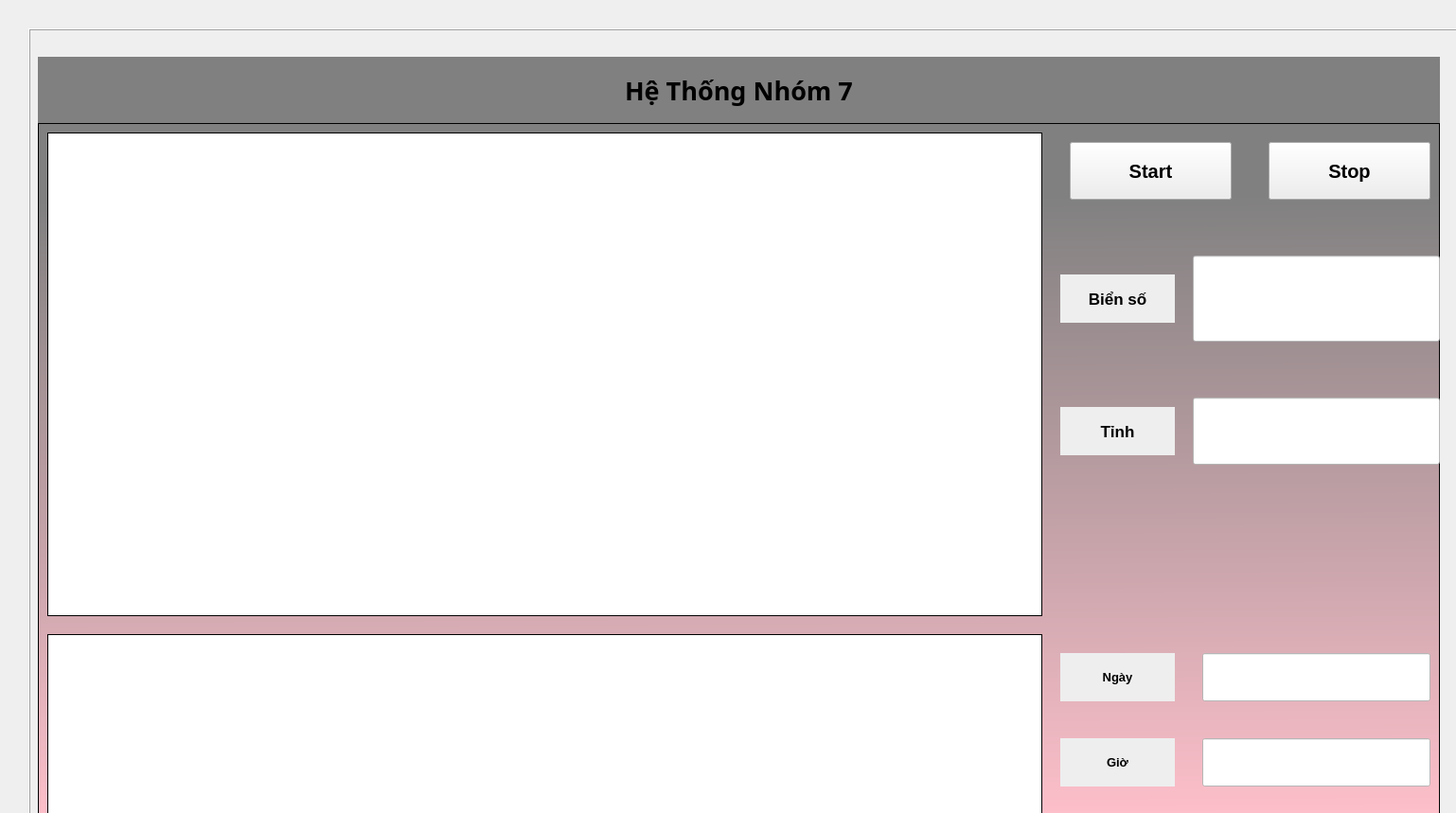
<?xml version="1.0" encoding="UTF-8"?>
<ui version="4.0">
 <class>Frame</class>
 <widget class="QFrame" name="Frame">
  <property name="geometry">
   <rect>
    <x>0</x>
    <y>0</y>
    <width>1538</width>
    <height>859</height>
   </rect>
  </property>
  <property name="windowTitle">
   <string>Quản Lí Biển Số Xe</string>
  </property>
  <property name="frameShape">
   <enum>QFrame::NoFrame</enum>
  </property>
  <widget class="QFrame" name="frame">
   <property name="enabled">
    <bool>true</bool>
   </property>
   <property name="geometry">
    <rect>
     <x>30</x>
     <y>30</y>
     <width>1521</width>
     <height>841</height>
    </rect>
   </property>
   <property name="font">
    <font>
     <weight>50</weight>
     <bold>false</bold>
    </font>
   </property>
   <property name="mouseTracking">
    <bool>false</bool>
   </property>
   <property name="tabletTracking">
    <bool>false</bool>
   </property>
   <property name="acceptDrops">
    <bool>false</bool>
   </property>
   <property name="frameShape">
    <enum>QFrame::Box</enum>
   </property>
   <property name="frameShadow">
    <enum>QFrame::Raised</enum>
   </property>
   <property name="midLineWidth">
    <number>0</number>
   </property>
   <widget class="QLabel" name="label">
    <property name="geometry">
     <rect>
      <x>10</x>
      <y>30</y>
      <width>1481</width>
      <height>71</height>
     </rect>
    </property>
    <property name="font">
     <font>
      <family>Segoe UI Black</family>
      <pointsize>20</pointsize>
      <weight>75</weight>
      <bold>true</bold>
     </font>
    </property>
    <property name="cursor">
     <cursorShape>ArrowCursor</cursorShape>
    </property>
    <property name="styleSheet">
     <string notr="true">background-color: rgb(128, 128, 128);
color: rgb(0, 0, 0);</string>
    </property>
    <property name="frameShape">
     <enum>QFrame::NoFrame</enum>
    </property>
    <property name="text">
     <string>Hệ Thống Nhóm 7</string>
    </property>
    <property name="alignment">
     <set>Qt::AlignCenter</set>
    </property>
   </widget>
   <widget class="QFrame" name="frame_2">
    <property name="geometry">
     <rect>
      <x>10</x>
      <y>100</y>
      <width>1481</width>
      <height>741</height>
     </rect>
    </property>
    <property name="styleSheet">
     <string notr="true">background-color: rgb(128, 128, 128);
background-color: qlineargradient(spread:pad, x1:0.636826, y1:1, x2:0.627025, y2:0.102, stop:0 rgba(255, 192, 203, 255), stop:1 rgba(128, 128, 128, 255));</string>
    </property>
    <property name="frameShape">
     <enum>QFrame::StyledPanel</enum>
    </property>
    <property name="frameShadow">
     <enum>QFrame::Raised</enum>
    </property>
    <widget class="QLabel" name="original_video">
     <property name="geometry">
      <rect>
       <x>10</x>
       <y>10</y>
       <width>1051</width>
       <height>511</height>
      </rect>
     </property>
     <property name="styleSheet">
      <string notr="true">background-color: rgb(255, 255, 255);</string>
     </property>
     <property name="frameShape">
      <enum>QFrame::Box</enum>
     </property>
     <property name="text">
      <string/>
     </property>
    </widget>
    <widget class="QLabel" name="lbl_contour">
     <property name="geometry">
      <rect>
       <x>10</x>
       <y>540</y>
       <width>1051</width>
       <height>191</height>
      </rect>
     </property>
     <property name="styleSheet">
      <string notr="true">background-color: rgb(255, 255, 255);</string>
     </property>
     <property name="frameShape">
      <enum>QFrame::Box</enum>
     </property>
     <property name="text">
      <string/>
     </property>
    </widget>
    <widget class="QPushButton" name="btn_chonVideo">
     <property name="geometry">
      <rect>
       <x>1090</x>
       <y>20</y>
       <width>171</width>
       <height>61</height>
      </rect>
     </property>
     <property name="font">
      <font>
       <pointsize>15</pointsize>
       <weight>75</weight>
       <bold>true</bold>
      </font>
     </property>
     <property name="styleSheet">
      <string notr="true">background-color: rgb(238, 238, 238);</string>
     </property>
     <property name="text">
      <string>Start</string>
     </property>
    </widget>
    <widget class="QPushButton" name="btn_nhandang">
     <property name="geometry">
      <rect>
       <x>1300</x>
       <y>20</y>
       <width>171</width>
       <height>61</height>
      </rect>
     </property>
     <property name="font">
      <font>
       <pointsize>15</pointsize>
       <weight>75</weight>
       <bold>true</bold>
      </font>
     </property>
     <property name="styleSheet">
      <string notr="true">background-color: rgb(238, 238, 238);</string>
     </property>
     <property name="text">
      <string>Stop</string>
     </property>
    </widget>
    <widget class="QLabel" name="label_4">
     <property name="geometry">
      <rect>
       <x>1080</x>
       <y>160</y>
       <width>121</width>
       <height>51</height>
      </rect>
     </property>
     <property name="font">
      <font>
       <pointsize>13</pointsize>
       <weight>75</weight>
       <bold>true</bold>
      </font>
     </property>
     <property name="styleSheet">
      <string notr="true">background-color: rgb(238, 238, 238);</string>
     </property>
     <property name="frameShape">
      <enum>QFrame::NoFrame</enum>
     </property>
     <property name="text">
      <string>Biển số</string>
     </property>
     <property name="alignment">
      <set>Qt::AlignCenter</set>
     </property>
    </widget>
    <widget class="QLineEdit" name="let_bienso">
     <property name="geometry">
      <rect>
       <x>1220</x>
       <y>140</y>
       <width>261</width>
       <height>91</height>
      </rect>
     </property>
     <property name="font">
      <font>
       <pointsize>24</pointsize>
       <weight>75</weight>
       <bold>true</bold>
      </font>
     </property>
     <property name="styleSheet">
      <string notr="true">background-color: rgb(255, 255, 255);</string>
     </property>
     <property name="text">
      <string/>
     </property>
     <property name="alignment">
      <set>Qt::AlignCenter</set>
     </property>
    </widget>
    <widget class="QLineEdit" name="let_ngay">
     <property name="geometry">
      <rect>
       <x>1230</x>
       <y>560</y>
       <width>241</width>
       <height>51</height>
      </rect>
     </property>
     <property name="font">
      <font>
       <pointsize>14</pointsize>
      </font>
     </property>
     <property name="styleSheet">
      <string notr="true">background-color: rgb(255, 255, 255);</string>
     </property>
     <property name="alignment">
      <set>Qt::AlignCenter</set>
     </property>
    </widget>
    <widget class="QLineEdit" name="let_gio">
     <property name="geometry">
      <rect>
       <x>1230</x>
       <y>650</y>
       <width>241</width>
       <height>51</height>
      </rect>
     </property>
     <property name="font">
      <font>
       <pointsize>14</pointsize>
      </font>
     </property>
     <property name="styleSheet">
      <string notr="true">background-color: rgb(255, 255, 255);</string>
     </property>
     <property name="alignment">
      <set>Qt::AlignCenter</set>
     </property>
    </widget>
    <widget class="QLabel" name="label_9">
     <property name="geometry">
      <rect>
       <x>1080</x>
       <y>300</y>
       <width>121</width>
       <height>51</height>
      </rect>
     </property>
     <property name="font">
      <font>
       <pointsize>13</pointsize>
       <weight>75</weight>
       <bold>true</bold>
      </font>
     </property>
     <property name="styleSheet">
      <string notr="true">background-color: rgb(238, 238, 238);</string>
     </property>
     <property name="frameShape">
      <enum>QFrame::NoFrame</enum>
     </property>
     <property name="text">
      <string>Tỉnh</string>
     </property>
     <property name="alignment">
      <set>Qt::AlignCenter</set>
     </property>
    </widget>
    <widget class="QLabel" name="label_6">
     <property name="geometry">
      <rect>
       <x>1080</x>
       <y>560</y>
       <width>121</width>
       <height>51</height>
      </rect>
     </property>
     <property name="font">
      <font>
       <pointsize>10</pointsize>
       <weight>75</weight>
       <bold>true</bold>
      </font>
     </property>
     <property name="styleSheet">
      <string notr="true">background-color: rgb(238, 238, 238);</string>
     </property>
     <property name="frameShape">
      <enum>QFrame::NoFrame</enum>
     </property>
     <property name="text">
      <string>Ngày</string>
     </property>
     <property name="alignment">
      <set>Qt::AlignCenter</set>
     </property>
    </widget>
    <widget class="QLabel" name="label_7">
     <property name="geometry">
      <rect>
       <x>1080</x>
       <y>650</y>
       <width>121</width>
       <height>51</height>
      </rect>
     </property>
     <property name="font">
      <font>
       <pointsize>10</pointsize>
       <weight>75</weight>
       <bold>true</bold>
      </font>
     </property>
     <property name="styleSheet">
      <string notr="true">background-color: rgb(238, 238, 238);</string>
     </property>
     <property name="frameShape">
      <enum>QFrame::NoFrame</enum>
     </property>
     <property name="text">
      <string>Giờ</string>
     </property>
     <property name="alignment">
      <set>Qt::AlignCenter</set>
     </property>
    </widget>
    <widget class="QLineEdit" name="let_tinh">
     <property name="geometry">
      <rect>
       <x>1220</x>
       <y>290</y>
       <width>261</width>
       <height>71</height>
      </rect>
     </property>
     <property name="font">
      <font>
       <pointsize>18</pointsize>
       <weight>75</weight>
       <bold>true</bold>
      </font>
     </property>
     <property name="styleSheet">
      <string notr="true">background-color: rgb(255, 255, 255);</string>
     </property>
     <property name="text">
      <string/>
     </property>
     <property name="alignment">
      <set>Qt::AlignCenter</set>
     </property>
    </widget>
   </widget>
  </widget>
 </widget>
 <resources/>
 <connections/>
</ui>
